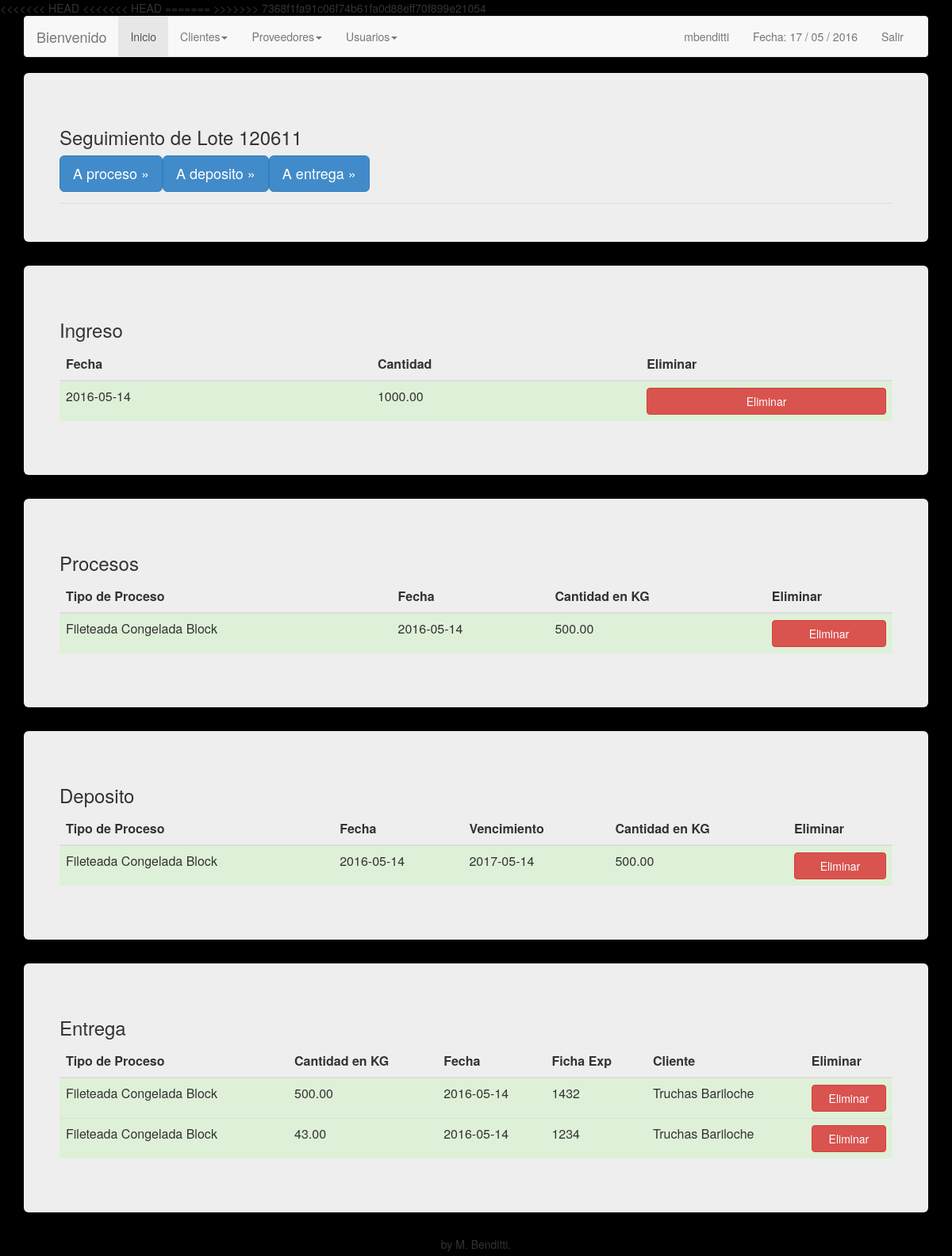
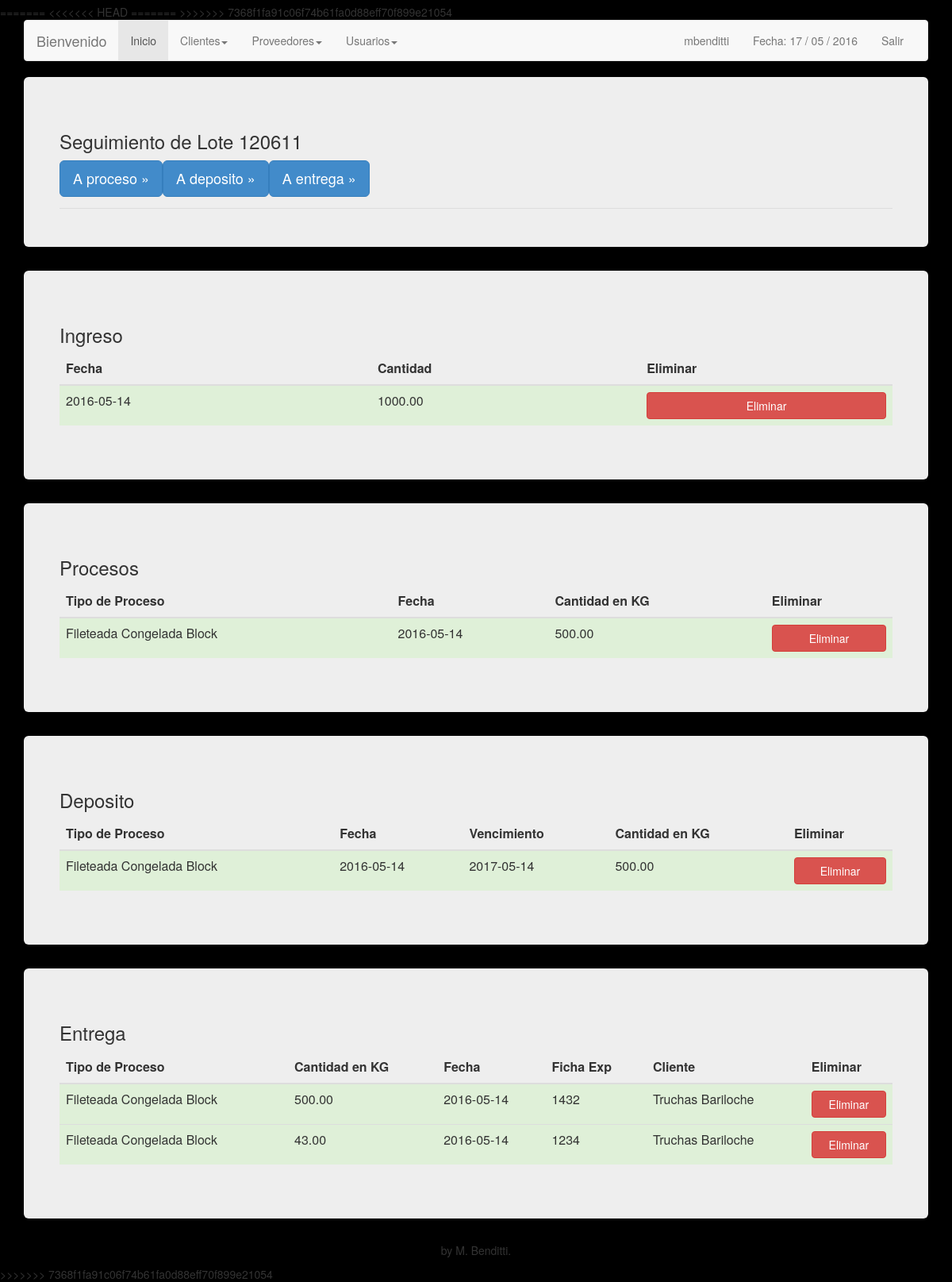
Screenshot of /seguimiento_lote.php?idLote=120611 (signed in) with the database file from the repository (2 pictures, top to bottom).
### tables this page shows
CREATE TABLE IF NOT EXISTS `ingresos` (
  `idIngreso` int(11) NOT NULL AUTO_INCREMENT,
  `idLote` int(11) NOT NULL,
  `fecha` date NOT NULL,
  `cantidad` decimal(7,2) NOT NULL,
  PRIMARY KEY (`idIngreso`),
  KEY `idLote` (`idLote`)
);

CREATE TABLE IF NOT EXISTS `procesos` (
  `idProceso` int(11) NOT NULL AUTO_INCREMENT,
  `idLote` int(11) NOT NULL,
  `tipoProceso` int(11) NOT NULL,
  `fecha` date NOT NULL,
  `cantidad` decimal(7,2) NOT NULL,
  PRIMARY KEY (`idProceso`),
  KEY `idLote` (`idLote`),
  KEY `tipoProceso` (`tipoProceso`)
);

CREATE TABLE IF NOT EXISTS `tiposprocesos` (
  `idTipoProceso` int(11) NOT NULL AUTO_INCREMENT,
  `descripcion` varchar(50) NOT NULL,
  PRIMARY KEY (`idTipoProceso`)
);

CREATE TABLE IF NOT EXISTS `depositos` (
  `iDeposito` int(11) NOT NULL AUTO_INCREMENT,
  `idLote` int(11) NOT NULL,
  `tipoProceso` int(11) NOT NULL,
  `fecha` date NOT NULL,
  `vencimiento` date NOT NULL,
  `cantidad` decimal(7,2) NOT NULL,
  PRIMARY KEY (`iDeposito`),
  KEY `idLote` (`idLote`,`tipoProceso`),
  KEY `tipoProceso` (`tipoProceso`)
);

CREATE TABLE IF NOT EXISTS `entregas` (
  `idEntrega` int(11) NOT NULL AUTO_INCREMENT,
  `cliente` int(11) NOT NULL,
  `tipoProceso` int(11) NOT NULL,
  `fichaExpedicion` varchar(15) NOT NULL,
  `idLote` int(11) NOT NULL,
  `cantidad` decimal(7,2) NOT NULL,
  `fecha` date NOT NULL,
  PRIMARY KEY (`idEntrega`),
  KEY `cliente` (`cliente`,`tipoProceso`,`idLote`),
  KEY `tipoProceso` (`tipoProceso`),
  KEY `idLote` (`idLote`)
);

CREATE TABLE IF NOT EXISTS `clientes` (
  `idCliente` int(11) NOT NULL AUTO_INCREMENT,
  `nombre` varchar(50) NOT NULL,
  `direccion` varchar(50) DEFAULT NULL,
  `telefono` varchar(30) DEFAULT NULL,
  `correo` varchar(50) DEFAULT NULL,
  PRIMARY KEY (`idCliente`)
);

### seguimiento_lote.php (the view, shortened to what the rows shown need)
<?php
$nlote = $_GET['idLote'];
$ingresos = mysql_query("SELECT * FROM ingresos WHERE idLote = '{$nlote}'") or die(mysql_error());
$depositos = mysql_query("SELECT * FROM depositos JOIN tiposprocesos ON tipoProceso = idTipoProceso WHERE idLote = '{$nlote}'") or die(mysql_error());
$procesos = mysql_query("SELECT * FROM procesos JOIN tiposprocesos ON tipoProceso = idTipoProceso WHERE idLote = '{$nlote}'") or die(mysql_error());
$entregas = mysql_query("SELECT * FROM entregas JOIN tiposprocesos ON tipoProceso = idTipoProceso JOIN clientes ON cliente = idCliente WHERE idLote = '{$nlote}'") or die(mysql_error());
?>
<!DOCTYPE html>
<html lang="en">
  <head>
    <link href="css/bootstrap.min.css" rel="stylesheet">
  </head>
  <body>
    <br>
        <div class="container">
      <div class="jumbotron">
        <div class="row">
                  <?php if (mysql_num_rows($ingresos)>0){ ?>
                    <table class="table table-hover">
                        <thead>
                          	  <th> Fecha </th>
                              <th> Cantidad </th>
							  <?php if($_SESSION["permiso"] == 1) {?> <th> Eliminar </th> <?php }?>
                          </thead>
                          <tbody>
                          	<?php while($arrayIngresos = mysql_fetch_array($ingresos)){ ?>
                              <tr class="success">
                                  <td> <?php echo $arrayIngresos['fecha']; ?> </td>
                                  <td> <?php echo $arrayIngresos['cantidad']; ?> </td>
								  <?php if($_SESSION["permiso"] == 1) {?>
								  <td>  <a href="eliminar.php?id=<?php echo $arrayIngresos['idIngreso'];?>&tipo=ingreso " role="button"  class="btn btn-danger btn-primary btn-block"> Eliminar </a></td>
								  <?php }?>
                              </tr>
                              <?php } ?>
                          </tbody>
                    <?php } ?>
                  </table>
              </div>
              </div>
			  <?php if (mysql_num_rows($procesos)>0){ ?>
					<div class="jumbotron">
						<div class="row">
							<table class="table table-hover">
								<thead>
									<th> Tipo de Proceso </th>
									<th> Fecha </th>
									<th> Cantidad en KG </th>
									<?php if($_SESSION["permiso"] == 1) {?> <th> Eliminar </th> <?php }?>
								</thead>
								<tbody>
									<?php while($arrayProcesos = mysql_fetch_array($procesos)){ ?>
									<tr class="success">
										<td> <?php echo $arrayProcesos['descripcion']; ?> </td>
										<td> <?php echo $arrayProcesos['fecha']; ?> </td>
										<td> <?php echo $arrayProcesos['cantidad']; ?> </td>
										<?php if($_SESSION["permiso"] == 1) {?>
										<td>  <a href="eliminar.php?id=<?php echo $arrayProcesos['idProceso'];?>&tipo=proceso " role="button"  class="btn btn-danger btn-primary btn-block"> Eliminar </a></td>
										<?php }?>
									</tr>
									<?php } ?>
								</tbody>
					<?php } ?>
							</table>
						</div>
					</div>
					<?php if (mysql_num_rows($depositos)>0){ ?>
					<div class="jumbotron">
						<div class="row">
							<table class="table table-hover">
								<thead>
									<th> Tipo de Proceso </th>
									<th> Fecha </th>
									<th> Vencimiento </th>
									<th> Cantidad en KG </th>
									<?php if($_SESSION["permiso"] == 1) {?> <th> Eliminar </th> <?php }?>
								</thead>
								<tbody>
									<?php while($arrayDepositos = mysql_fetch_array($depositos)){ ?>
									<tr class="success">
										<td> <?php echo $arrayDepositos['descripcion']; ?> </td>
										<td> <?php echo $arrayDepositos['fecha']; ?> </td>
										<td> <?php echo $arrayDepositos['vencimiento']; ?> </td>
										<td> <?php echo $arrayDepositos['cantidad']; ?> </td>
										<?php if($_SESSION["permiso"] == 1) {?>
										<td>  <a href="eliminar.php?id=<?php echo $arrayDepositos['iDeposito'];?>&tipo=deposito " role="button"  class="btn btn-danger btn-primary btn-block"> Eliminar </a></td>
										<?php }?>
									</tr>
									<?php } ?>
								</tbody>
					<?php } ?>
							</table>
						</div>
					</div>
					<?php if (mysql_num_rows($entregas)>0){ ?>
					<div class="jumbotron">
						<div class="row">
							<table class="table table-hover">
								<thead>
									<th> Tipo de Proceso </th>
									<th> Cantidad en KG </th>
									<th> Fecha </th>
									<th> Ficha Exp </th>
									<th> Cliente </th>
									<?php if($_SESSION["permiso"] == 1) {?> <th> Eliminar </th> <?php }?>
								</thead>
								<tbody>
									<?php while($arrayEntregas = mysql_fetch_array($entregas)){ ?>
									<tr class="success">
										<td> <?php echo $arrayEntregas['descripcion']; ?> </td>
										<td> <?php echo $arrayEntregas['cantidad']; ?> </td>
										<td> <?php echo $arrayEntregas['fecha']; ?> </td>
										<td> <?php echo $arrayEntregas['fichaExpedicion']; ?> </td>
										<td> <?php echo $arrayEntregas['nombre']; ?> </td>
										<?php if($_SESSION["permiso"] == 1) {?>
										<td>  <a href="eliminar.php?id=<?php echo $arrayEntregas['idEntrega'];?>&tipo=entrega " role="button"  class="btn btn-danger btn-primary btn-block"> Eliminar </a></td>
										<?php }?>
									</tr>
									<?php } ?>
								</tbody>
					<?php } ?>
							</table>
						</div>
					</div>
    </div>
  </body>
</html>
<?php
$nlote = $_GET['idLote'];
$ingresos = mysql_query("SELECT * FROM ingresos WHERE idLote = '{$nlote}'") or die(mysql_error());
$depositos = mysql_query("SELECT * FROM depositos JOIN tiposprocesos ON tipoProceso = idTipoProceso WHERE idLote = '{$nlote}'") or die(mysql_error());
$procesos = mysql_query("SELECT * FROM procesos JOIN tiposprocesos ON tipoProceso = idTipoProceso WHERE idLote = '{$nlote}'") or die(mysql_error());
$entregas = mysql_query("SELECT * FROM entregas JOIN tiposprocesos ON tipoProceso = idTipoProceso JOIN clientes ON cliente = idCliente WHERE idLote = '{$nlote}'") or die(mysql_error());
?>
<!DOCTYPE html>
<html lang="en">
  <head>
    <link href="css/bootstrap.min.css" rel="stylesheet">
  </head>
  <body>
    <br>
        <div class="container">
      <div class="jumbotron">
        <div class="row">
                  <?php if (mysql_num_rows($ingresos)>0){ ?>
                    <table class="table table-hover">
                        <thead>
                          	  <th> Fecha </th>
                              <th> Cantidad </th>
							  <?php if($_SESSION["permiso"] == 1) {?> <th> Eliminar </th> <?php }?>
                          </thead>
                          <tbody>
                          	<?php while($arrayIngresos = mysql_fetch_array($ingresos)){ ?>
                              <tr class="success">
                                  <td> <?php echo $arrayIngresos['fecha']; ?> </td>
                                  <td> <?php echo $arrayIngresos['cantidad']; ?> </td>
								  <?php if($_SESSION["permiso"] == 1) {?>
								  <td>  <a href="eliminar.php?id=<?php echo $arrayIngresos['idIngreso'];?>&tipo=ingreso " role="button"  class="btn btn-danger btn-primary btn-block"> Eliminar </a></td>
								  <?php }?>
                              </tr>
                              <?php } ?>
                          </tbody>
                    <?php } ?>
                  </table>
              </div>
              </div>
			  <?php if (mysql_num_rows($procesos)>0){ ?>
					<div class="jumbotron">
						<div class="row">
							<table class="table table-hover">
								<thead>
									<th> Tipo de Proceso </th>
									<th> Fecha </th>
									<th> Cantidad en KG </th>
									<?php if($_SESSION["permiso"] == 1) {?> <th> Eliminar </th> <?php }?>
								</thead>
								<tbody>
									<?php while($arrayProcesos = mysql_fetch_array($procesos)){ ?>
									<tr class="success">
										<td> <?php echo $arrayProcesos['descripcion']; ?> </td>
										<td> <?php echo $arrayProcesos['fecha']; ?> </td>
										<td> <?php echo $arrayProcesos['cantidad']; ?> </td>
										<?php if($_SESSION["permiso"] == 1) {?>
										<td>  <a href="eliminar.php?id=<?php echo $arrayProcesos['idProceso'];?>&tipo=proceso " role="button"  class="btn btn-danger btn-primary btn-block"> Eliminar </a></td>
										<?php }?>
									</tr>
									<?php } ?>
								</tbody>
					<?php } ?>
							</table>
						</div>
					</div>
					<?php if (mysql_num_rows($depositos)>0){ ?>
					<div class="jumbotron">
						<div class="row">
							<table class="table table-hover">
								<thead>
									<th> Tipo de Proceso </th>
									<th> Fecha </th>
									<th> Vencimiento </th>
									<th> Cantidad en KG </th>
									<?php if($_SESSION["permiso"] == 1) {?> <th> Eliminar </th> <?php }?>
								</thead>
								<tbody>
									<?php while($arrayDepositos = mysql_fetch_array($depositos)){ ?>
									<tr class="success">
										<td> <?php echo $arrayDepositos['descripcion']; ?> </td>
										<td> <?php echo $arrayDepositos['fecha']; ?> </td>
										<td> <?php echo $arrayDepositos['vencimiento']; ?> </td>
										<td> <?php echo $arrayDepositos['cantidad']; ?> </td>
										<?php if($_SESSION["permiso"] == 1) {?>
										<td>  <a href="eliminar.php?id=<?php echo $arrayDepositos['iDeposito'];?>&tipo=deposito " role="button"  class="btn btn-danger btn-primary btn-block"> Eliminar </a></td>
										<?php }?>
									</tr>
									<?php } ?>
								</tbody>
					<?php } ?>
							</table>
						</div>
					</div>
					<?php if (mysql_num_rows($entregas)>0){ ?>
					<div class="jumbotron">
						<div class="row">
							<table class="table table-hover">
								<thead>
									<th> Tipo de Proceso </th>
									<th> Cantidad en KG </th>
									<th> Fecha </th>
									<th> Ficha Exp </th>
									<th> Cliente </th>
									<?php if($_SESSION["permiso"] == 1) {?> <th> Eliminar </th> <?php }?>
								</thead>
								<tbody>
									<?php while($arrayEntregas = mysql_fetch_array($entregas)){ ?>
									<tr class="success">
										<td> <?php echo $arrayEntregas['descripcion']; ?> </td>
										<td> <?php echo $arrayEntregas['cantidad']; ?> </td>
										<td> <?php echo $arrayEntregas['fecha']; ?> </td>
										<td> <?php echo $arrayEntregas['fichaExpedicion']; ?> </td>
										<td> <?php echo $arrayEntregas['nombre']; ?> </td>
										<?php if($_SESSION["permiso"] == 1) {?>
										<td>  <a href="eliminar.php?id=<?php echo $arrayEntregas['idEntrega'];?>&tipo=entrega " role="button"  class="btn btn-danger btn-primary btn-block"> Eliminar </a></td>
										<?php }?>
									</tr>
									<?php } ?>
								</tbody>
					<?php } ?>
							</table>
						</div>
					</div>
    </div>
  </body>
</html>

### rows the page displays
ingresos: fecha "2016-05-14", cantidad "1000.00"
procesos: tipoProceso.descripcion "Fileteada Congelada Block", fecha "2016-05-14", cantidad "500.00"
depositos: tipoProceso.descripcion "Fileteada Congelada Block", fecha "2016-05-14", vencimiento "2017-05-14", cantidad "500.00"
entregas: tipoProceso.descripcion "Fileteada Congelada Block", cantidad "500.00", fecha "2016-05-14", fichaExpedicion "1432", cliente.nombre "Truchas Bariloche"
entregas: tipoProceso.descripcion "Fileteada Congelada Block", cantidad "43.00", fecha "2016-05-14", fichaExpedicion "1234", cliente.nombre "Truchas Bariloche"

### other values shown
$_SESSION["s_username"] "mbenditti"
$nlote "120611"
